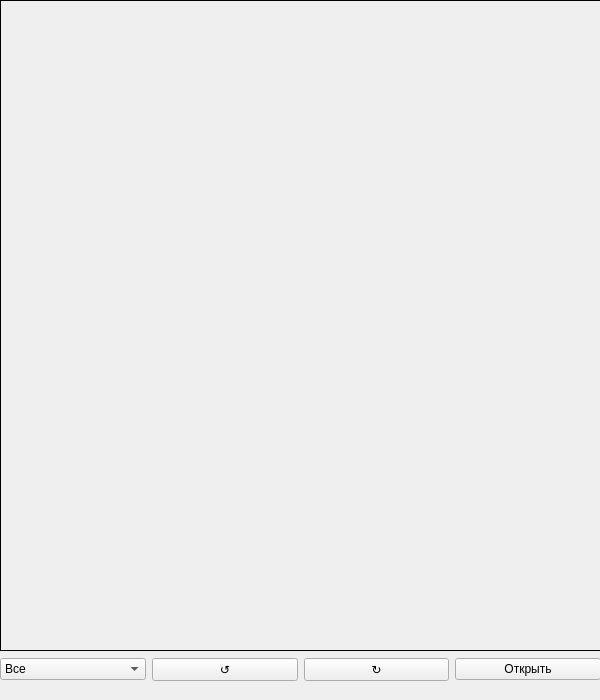
<?xml version="1.0" encoding="UTF-8"?>
<ui version="4.0">
 <class>mainWindow</class>
 <widget class="QMainWindow" name="mainWindow">
  <property name="geometry">
   <rect>
    <x>0</x>
    <y>0</y>
    <width>600</width>
    <height>700</height>
   </rect>
  </property>
  <property name="sizePolicy">
   <sizepolicy hsizetype="Preferred" vsizetype="Preferred">
    <horstretch>0</horstretch>
    <verstretch>0</verstretch>
   </sizepolicy>
  </property>
  <property name="windowTitle">
   <string>Обработчик изображений</string>
  </property>
  <widget class="QWidget" name="centralwidget">
   <widget class="QLabel" name="image_label">
    <property name="geometry">
     <rect>
      <x>0</x>
      <y>0</y>
      <width>601</width>
      <height>651</height>
     </rect>
    </property>
    <property name="minimumSize">
     <size>
      <width>400</width>
      <height>400</height>
     </size>
    </property>
    <property name="styleSheet">
     <string notr="true">border: 1px solid black;</string>
    </property>
    <property name="text">
     <string/>
    </property>
    <property name="alignment">
     <set>Qt::AlignCenter</set>
    </property>
   </widget>
   <widget class="QWidget" name="horizontalLayoutWidget">
    <property name="geometry">
     <rect>
      <x>0</x>
      <y>649</y>
      <width>601</width>
      <height>41</height>
     </rect>
    </property>
    <layout class="QHBoxLayout" name="horizontalLayout">
     <item>
      <widget class="QComboBox" name="channel_combo">
       <item>
        <property name="text">
         <string>Все</string>
        </property>
       </item>
       <item>
        <property name="text">
         <string>R</string>
        </property>
       </item>
       <item>
        <property name="text">
         <string>G</string>
        </property>
       </item>
       <item>
        <property name="text">
         <string>B</string>
        </property>
       </item>
      </widget>
     </item>
     <item>
      <widget class="QPushButton" name="rotate_left_btn">
       <property name="text">
        <string>↺</string>
       </property>
      </widget>
     </item>
     <item>
      <widget class="QPushButton" name="rotate_right_btn">
       <property name="text">
        <string>↻</string>
       </property>
      </widget>
     </item>
     <item>
      <widget class="QPushButton" name="load_btn">
       <property name="text">
        <string>Открыть</string>
       </property>
      </widget>
     </item>
    </layout>
   </widget>
  </widget>
 </widget>
 <resources/>
 <connections/>
</ui>
